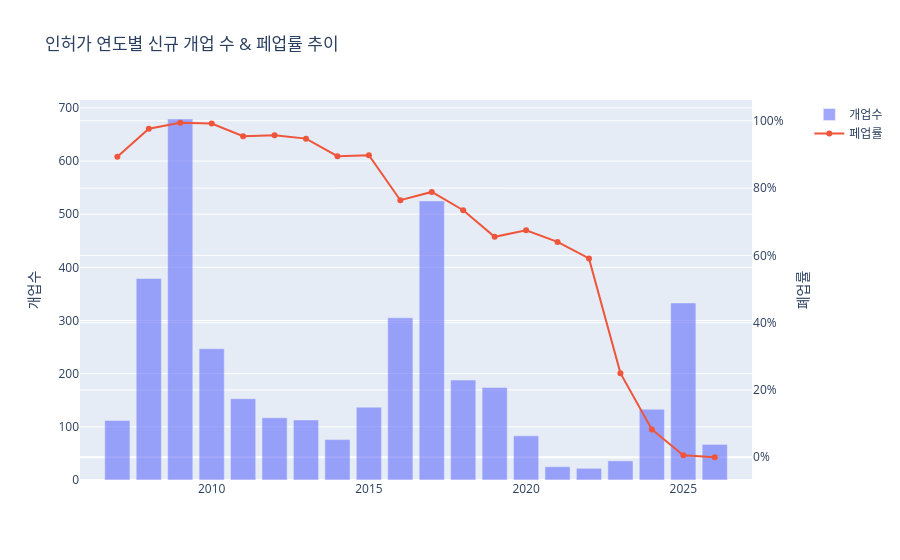

This figure's notebook cell:
### Markdown cell above
**인허가 연도별 신규 개업 수**
- 1차 유행: 2007~2009년 → 오락실 붐
- 2차 유행: 2016~2017년 → 인형뽑기 열풍
- 3차 유행: 2024~2025년 → 오락실 복고 트렌드
 
> 유행이 끝날때마다 개업 수가 뚝 떨어짐
>> 유행때 창업한 업소가 더 많이 폐업했을까?

### Code cell
## 3-1-2. 인허가 연도별 신규 개업수 & 인허가 연도별 페업률 시각화

from plotly.subplots import make_subplots
import plotly.graph_objects as go

fig = make_subplots(specs=[[{'secondary_y' : True}]])  # secondary_y : True > 오른쪽에 y축을 추가 > 개업수와 폐업률의 단위가 달라서

# 개업수 막대차트
fig.add_trace(
    go.Bar(x=yearly_open['인허가연도'], y=yearly_open['개업수'], name='개업수', opacity=0.6),
    secondary_y=False)  #  # secondary_y=False : 왼쪽 y축 사용 (개업수)

# 폐업률 라인차트
fig.add_trace(
    go.Scatter(x=yearly_rate['인허가연도'],y=yearly_rate['폐업률'], name='페업률', mode='lines+markers'),
    secondary_y=True)   # secondary_y=True :  오른쪽 y축 사용 (폐업률)

fig.update_layout(title = '인허가 연도별 신규 개업 수 & 페업률 추이')
fig.update_yaxes(title_text = '개업수',secondary_y = False)
fig.update_yaxes(title_text = '폐업률',tickformat='.0%', secondary_y=True)
fig.show()

### Figure 1 — Plotly figure (JSON) as saved in the notebook; plotly's stock layout.template omitted (floating-point values rounded to 4 significant figures)
{"data": [{"name": "개업수", "opacity": 0.6, "type": "bar", "x": [2007, 2008, 2009, 2010, 2011, 2012, 2013, 2014, 2015, 2016, 2017, 2018, 2019, 2020, 2021, 2022, 2023, 2024, 2025, 2026], "xaxis": "x", "y": [112, 379, 679, 247, 153, 117, 113, 76, 137, 305, 525, 188, 174, 83, 25, 22, 36, 133, 333, 67], "yaxis": "y"}, {"mode": "lines+markers", "name": "페업률", "type": "scatter", "x": [2007, 2008, 2009, 2010, 2011, 2012, 2013, 2014, 2015, 2016, 2017, 2018, 2019, 2020, 2021, 2022, 2023, 2024, 2025, 2026], "xaxis": "x", "y": [0.8929, 0.9763, 0.9941, 0.9919, 0.9542, 0.9573, 0.9469, 0.8947, 0.8978, 0.7639, 0.7886, 0.734, 0.6552, 0.6747, 0.64, 0.5909, 0.25, 0.08271, 0.006006, 0], "yaxis": "y2"}], "layout": {"autosize": true, "title": {"text": "인허가 연도별 신규 개업 수 & 페업률 추이"}, "xaxis": {"anchor": "y", "autorange": true, "domain": [0, 0.94], "range": [2006.0, 2027.0], "type": "linear"}, "yaxis": {"anchor": "x", "autorange": true, "domain": [0, 1], "range": [0, 714.7], "title": {"text": "개업수"}, "type": "linear"}, "yaxis2": {"anchor": "x", "autorange": true, "overlaying": "y", "range": [-0.08204, 1.076], "side": "right", "tickformat": ".0%", "title": {"text": "폐업률"}, "type": "linear"}}}
